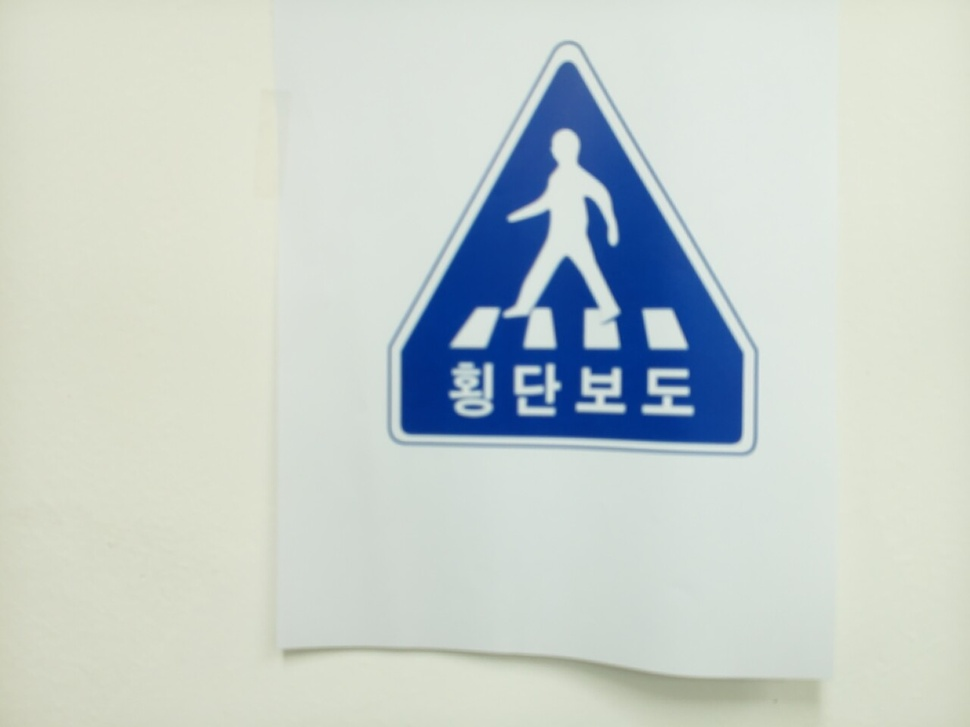
#> input picture dataset/images/crosswalk_bright_30cm_front_008.jpg, 970 x 727 px, shrunk from 1280 x 960 before the run
$ python auto_label.py dataset/images/crosswalk_bright_30cm_front_008.jpg 5
#> lines starting #> are read from the running program, lines starting #| are printed output that depends on the picture; after the words box and inside, x2 and y2 are one past the last pixel; in counts of white or black regions, pixels touching at a corner belong together; long printed decimals are rounded
#!/usr/bin/env python3
"""
auto_label.py  —  단순 배경에서 표지판 bounding box 자동 검출 모듈

촬영 시 클래스(어떤 표지판인지)는 이미 알고 있으므로,
이 모듈은 "표지판이 사진 어디에 있는지" 위치만 찾으면 된다.

원리:
  단순 배경(벽/책상) 앞 표지판은 배경과 색·밝기가 뚜렷이 다르다.
  → 가장자리(엣지)를 찾고 → contour(윤곽선) 검출 → 가장 큰 윤곽의
    bounding box 를 표지판으로 본다.

거리별로 표지판이 작아져도, 배경이 단순하면 "배경과 다른 가장 큰 덩어리"가
표지판이므로 잘 잡힌다.

YOLO 라벨 형식:
  <class_id> <x_center> <y_center> <w> <h>
  모든 값은 0~1 사이로 정규화한다.
"""

import cv2
import numpy as np


def detect_sign_box(image, min_area_ratio=0.01, margin=0.02):
    """
    이미지에서 표지판으로 추정되는 가장 큰 객체의 bounding box를 찾는다.

    Args:
        image: BGR numpy 배열. cv2.imread()로 읽은 이미지.
        min_area_ratio: 이 비율보다 작은 덩어리는 무시한다.
                        화면의 1% 미만이면 표지판 아님으로 간주한다.
        margin: 박스를 살짝 키울 비율. 표지판 테두리 여유를 주기 위함.

    Returns:
        (x, y, w, h) 픽셀 좌표. 못 찾으면 None.
    """
    h_img, w_img = image.shape[:2]
    img_area = h_img * w_img

    # 1) 흑백 + 블러
    gray = cv2.cvtColor(image, cv2.COLOR_BGR2GRAY)
    blur = cv2.GaussianBlur(gray, (5, 5), 0)

    # 2) Canny edge detection - 중앙값 기반 자동 임계값
    v = np.median(blur)
    lo = int(max(0, 0.66 * v))
    hi = int(min(255, 1.33 * v))
    edges = cv2.Canny(blur, lo, hi)

    # 3) 끊긴 edge 연결
    kernel = np.ones((5, 5), np.uint8)
    dilated = cv2.dilate(edges, kernel, iterations=2)

    # 4) contour 검출
    contours, _ = cv2.findContours(
        dilated, cv2.RETR_EXTERNAL, cv2.CHAIN_APPROX_SIMPLE
    )

    if not contours:
        return None

    # 5) 너무 작은 contour 제거 후 가장 큰 contour 선택
    candidates = [
        c for c in contours
        if cv2.contourArea(c) >= img_area * min_area_ratio
    ]

    if not candidates:
        return None

    largest = max(candidates, key=cv2.contourArea)
    x, y, w, h = cv2.boundingRect(largest)

    # 6) margin 적용
    if margin > 0:
        dx = int(w * margin)
        dy = int(h * margin)

        x = max(0, x - dx)
        y = max(0, y - dy)

        x2 = min(w_img, x + w + 2 * dx)
        y2 = min(h_img, y + h + 2 * dy)

        w = x2 - x
        h = y2 - y

    return (x, y, w, h)


def box_to_yolo(box, img_w, img_h, class_id):
    """
    픽셀 bounding box를 YOLO 정규화 라벨 한 줄로 변환한다.

    Args:
        box: (x, y, w, h) 픽셀 좌표
        img_w: 이미지 너비
        img_h: 이미지 높이
        class_id: YOLO class id

    Returns:
        YOLO 라벨 문자열 1줄
    """
    x, y, w, h = box

    cx = (x + w / 2) / img_w
    cy = (y + h / 2) / img_h
    nw = w / img_w
    nh = h / img_h

    return f"{class_id} {cx:.6f} {cy:.6f} {nw:.6f} {nh:.6f}\n"


def auto_label_image(image_path, class_id):
    """
    이미지 파일에서 박스를 찾아 YOLO 라벨 문자열을 반환한다.

    Args:
        image_path: 이미지 파일 경로
        class_id: YOLO class id

    Returns:
        (yolo_line, box) 또는 실패 시 (None, None)
    """
#> called with class_id = 5
    img = cv2.imread(str(image_path))
#> img is the input picture: shape (727, 970, 3); mean B, G, R 204.2, 207.5, 198.3

    if img is None:
        return None, None

    box = detect_sign_box(img)
#> in detect_sign_box, `gray = cv2.cvtColor(image, cv2.COLOR_BGR2GRAY)`:
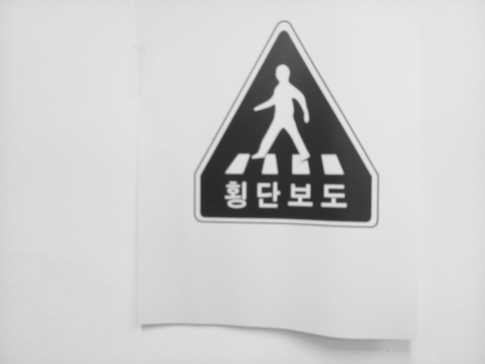
#> gray: shape (727, 970) (shown at 1/2 size); min 39, max 233, mean 204.4
#> in detect_sign_box, `v = np.median(blur)`: v = 219
#> in detect_sign_box, `lo = int(max(0, 0.66 * v))`: lo = 144
#> in detect_sign_box, `hi = int(min(255, 1.33 * v))`: hi = 255
#> in detect_sign_box, `edges = cv2.Canny(blur, lo, hi)`:
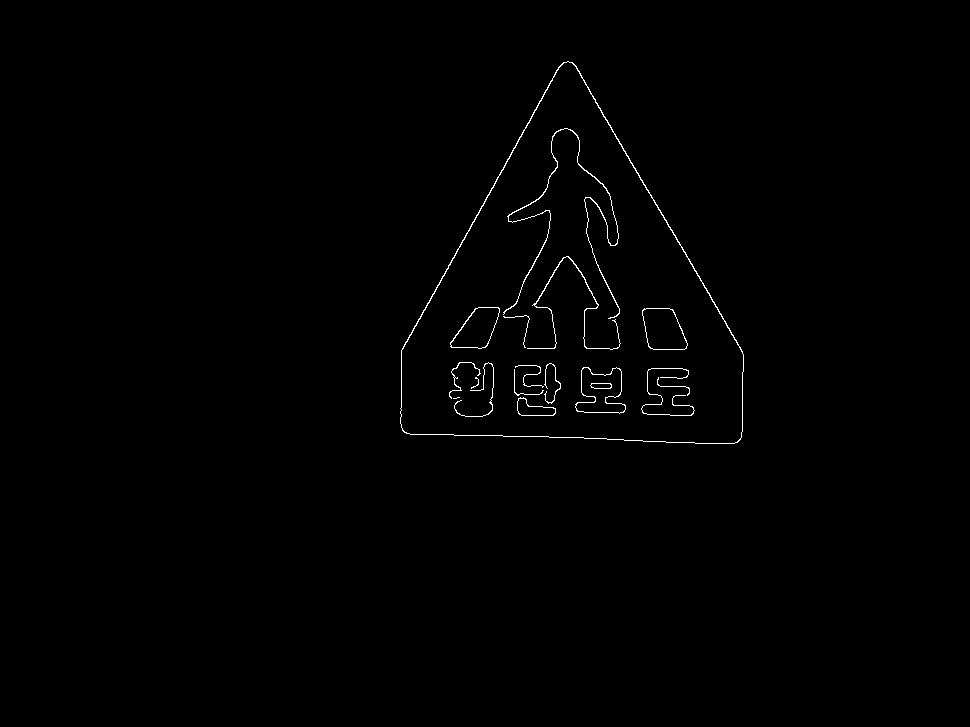
#> edges: shape (727, 970); 0.59% white in thin lines or dots, all inside (x1, y1, x2, y2) = (400, 61, 744, 444)
#> in detect_sign_box, `dilated = cv2.dilate(edges, kernel, iterations=2)`:
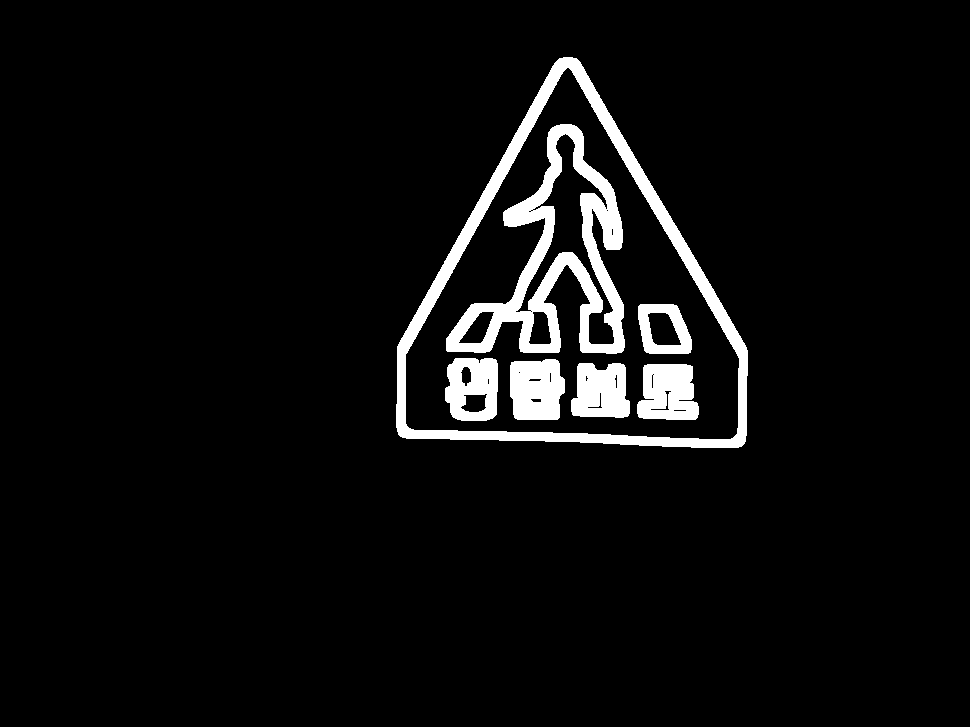
#> dilated: shape (727, 970); 5.4% white; 7 white regions
#> in detect_sign_box, `contours, _ = cv2.findContours( dilated, cv2.RETR_EXTERNAL, cv2.CHAIN_..`: contours = 1 contour; box (x1, y1, x2, y2) and area: (396, 57, 748, 448) 86525
#> in detect_sign_box, `candidates = [ c for c in contours if cv2.contourArea(c) >= img_area *..`: candidates has the same summary as contours
#> in detect_sign_box, `largest = max(candidates, key=cv2.contourArea)`: largest = contour of 536 points, box (x1, y1, x2, y2) (396, 57, 748, 448), area 86525
#> in detect_sign_box, `x, y, w, h = cv2.boundingRect(largest)`: x = 396; y = 57; w = 352; h = 391
#> in detect_sign_box, `dx = int(w * margin)`: dx = 7
#> in detect_sign_box, `x = max(0, x - dx)`: x = 389
#> in detect_sign_box, `y = max(0, y - dy)`: y = 50
#> in detect_sign_box, `x2 = min(w_img, x + w + 2 * dx)`: x2 = 755
#> in detect_sign_box, `y2 = min(h_img, y + h + 2 * dy)`: y2 = 455
#> in detect_sign_box, `w = x2 - x`: w = 366
#> in detect_sign_box, `h = y2 - y`: h = 405
#> box = (389, 50, 366, 405)

    if box is None:
        return None, None

    h_img, w_img = img.shape[:2]
    line = box_to_yolo(box, w_img, h_img, class_id)
#> in box_to_yolo, `x, y, w, h = box`: x = 389; y = 50; w = 366; h = 405
#> in box_to_yolo, `cx = (x + w / 2) / img_w`: cx = 0.59
#> in box_to_yolo, `cy = (y + h / 2) / img_h`: cy = 0.347
#> in box_to_yolo, `nw = w / img_w`: nw = 0.377
#> in box_to_yolo, `nh = h / img_h`: nh = 0.557

    return line, box


def save_preview(image_path, box, out_path):
    """
    박스를 그린 미리보기 이미지를 저장한다.
    자동 라벨 검수용으로 dataset/preview/에 저장하는 것을 권장한다.

    Args:
        image_path: 원본 이미지 파일 경로
        box: (x, y, w, h)
        out_path: 저장할 미리보기 이미지 경로

    Returns:
        성공 True, 실패 False
    """
    img = cv2.imread(str(image_path))

    if img is None or box is None:
        return False

    x, y, w, h = box
    cv2.rectangle(img, (x, y), (x + w, y + h), (0, 255, 0), 3)
    cv2.imwrite(str(out_path), img)

    return True


if __name__ == "__main__":
    """
    단독 테스트용 실행 방식:

    python auto_label.py <이미지경로> [class_id]

    예:
    python auto_label.py dataset/images/crosswalk_bright_30cm_front_001.jpg 3
    """
    import sys
    from pathlib import Path

    if len(sys.argv) < 2:
        print("사용법: python auto_label.py <이미지경로> [class_id]")
        print("예시: python auto_label.py dataset/images/crosswalk_bright_30cm_front_001.jpg 3")
        sys.exit(0)

    path = Path(sys.argv[1]).expanduser()
    cid = int(sys.argv[2]) if len(sys.argv) > 2 else 0

    line, box = auto_label_image(path, cid)
#> box = (389, 50, 366, 405)

    if line:
        print(f"박스 검출됨: {box}")
#| 박스 검출됨: (389, 50, 366, 405)
        print(f"YOLO 라벨: {line.strip()}")
#| YOLO 라벨: 5 0.5897 0.3473 0.3773 0.5571

        preview_path = path.with_name(path.stem + "_preview.jpg")
        if save_preview(path, box, preview_path):
#> in save_preview, `x, y, w, h = box`: x = 389; y = 50; w = 366; h = 405
#> in save_preview, `cv2.rectangle(img, (x, y), (x + w, y + h), (0, 255, 0), 3)`:
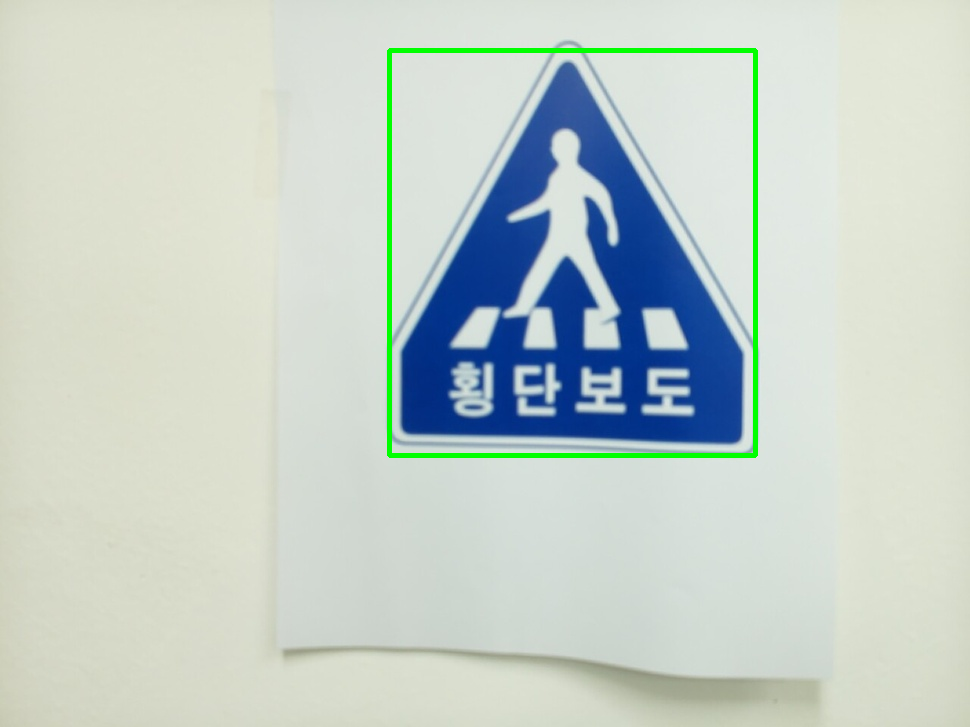
#> img: shape (727, 970, 3); 1.09% of pixels changed, all inside (x1, y1, x2, y2) = (387, 48, 758, 458)
            print(f"미리보기 저장: {preview_path}")
    else:
        print("박스 못 찾음. 배경이 복잡하거나 표지판이 너무 작을 수 있음.")

$ run again, on dataset/images/crosswalk_bright_30cm_left_008.jpg
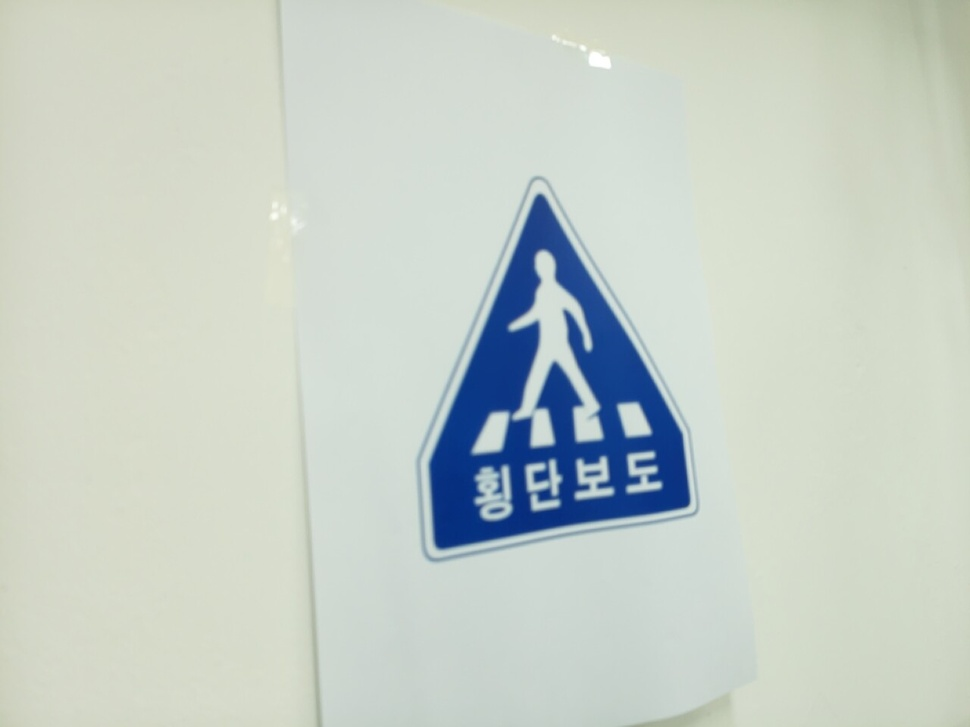
#> input picture dataset/images/crosswalk_bright_30cm_left_008.jpg, 970 x 727 px, shrunk from 1280 x 960 before the run
#> in auto_label_image, img is the input picture: shape (727, 970, 3); mean B, G, R 199.8, 207.3, 198.4
#> v = 214
#> lo = 141
#> hi = 255
#> in detect_sign_box, `edges = cv2.Canny(blur, lo, hi)`:
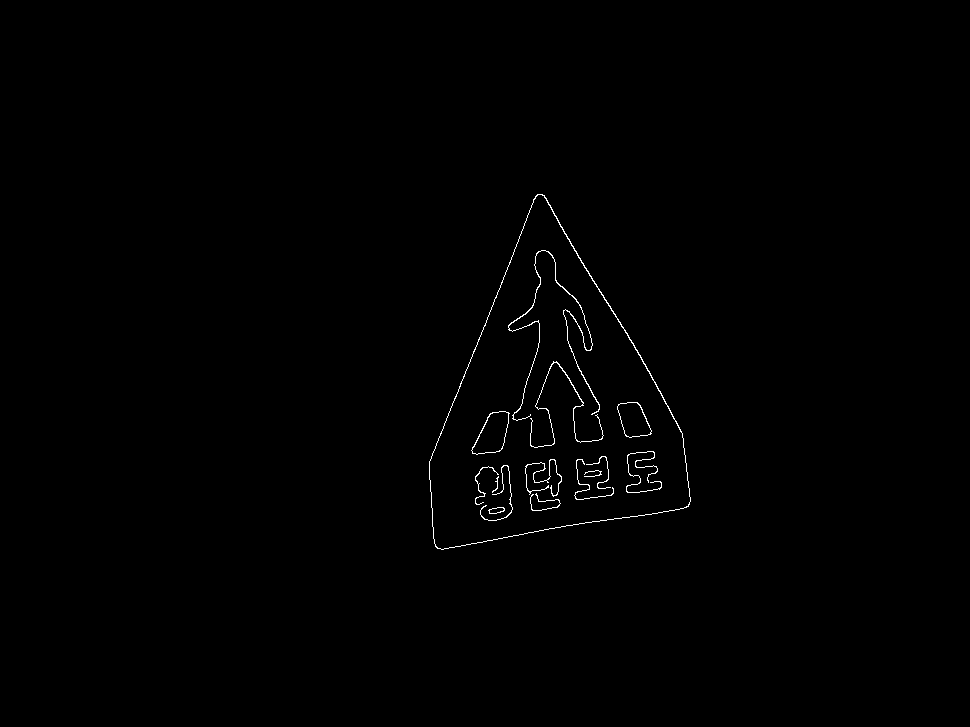
#> edges: shape (727, 970); 0.47% white in thin lines or dots, all inside (x1, y1, x2, y2) = (429, 194, 691, 550)
#> dilated: shape (727, 970); 4.4% white; 7 white regions
#> contours = 1 contour; box (x1, y1, x2, y2) and area: (425, 190, 695, 554) 58964
#> candidates has the same summary as contours
#> largest = contour of 538 points, box (x1, y1, x2, y2) (425, 190, 695, 554), area 58964
#> in detect_sign_box, `x, y, w, h = cv2.boundingRect(largest)`: x = 425; y = 190; w = 270; h = 364
#> dx = 5
#> dy = 7
#> in detect_sign_box, `x = max(0, x - dx)`: x = 420
#> in detect_sign_box, `y = max(0, y - dy)`: y = 183
#> x2 = 700
#> y2 = 561
#> in detect_sign_box, `w = x2 - x`: w = 280
#> in detect_sign_box, `h = y2 - y`: h = 378
#> in auto_label_image, `box = detect_sign_box(img)`: box = (420, 183, 280, 378)
#> in box_to_yolo, `x, y, w, h = box`: x = 420; y = 183; w = 280; h = 378
#> cx = 0.577
#> cy = 0.512
#> nw = 0.289
#> nh = 0.52
#> `line, box = auto_label_image(path, cid)`: box = (420, 183, 280, 378)
#| 박스 검출됨: (420, 183, 280, 378)
#| YOLO 라벨: 5 0.5773 0.5117 0.2887 0.5199
#> in save_preview, `x, y, w, h = box`: x = 420; y = 183; w = 280; h = 378
#> in save_preview, `cv2.rectangle(img, (x, y), (x + w, y + h), (0, 255, 0), 3)`:
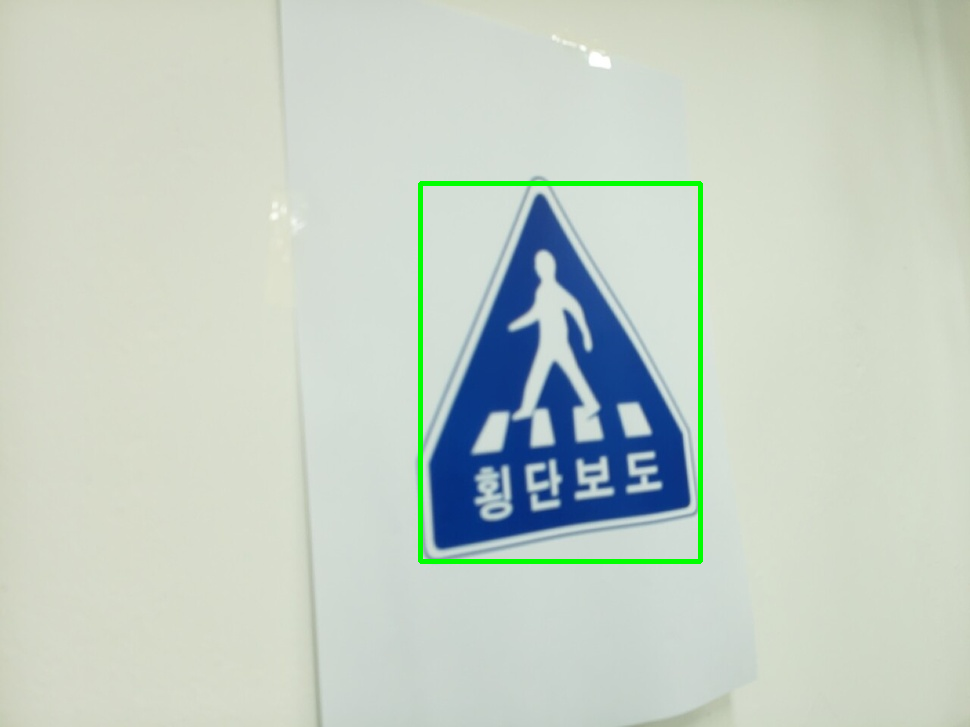
#> img: shape (727, 970, 3); 0.93% of pixels changed, all inside (x1, y1, x2, y2) = (418, 181, 703, 564)
